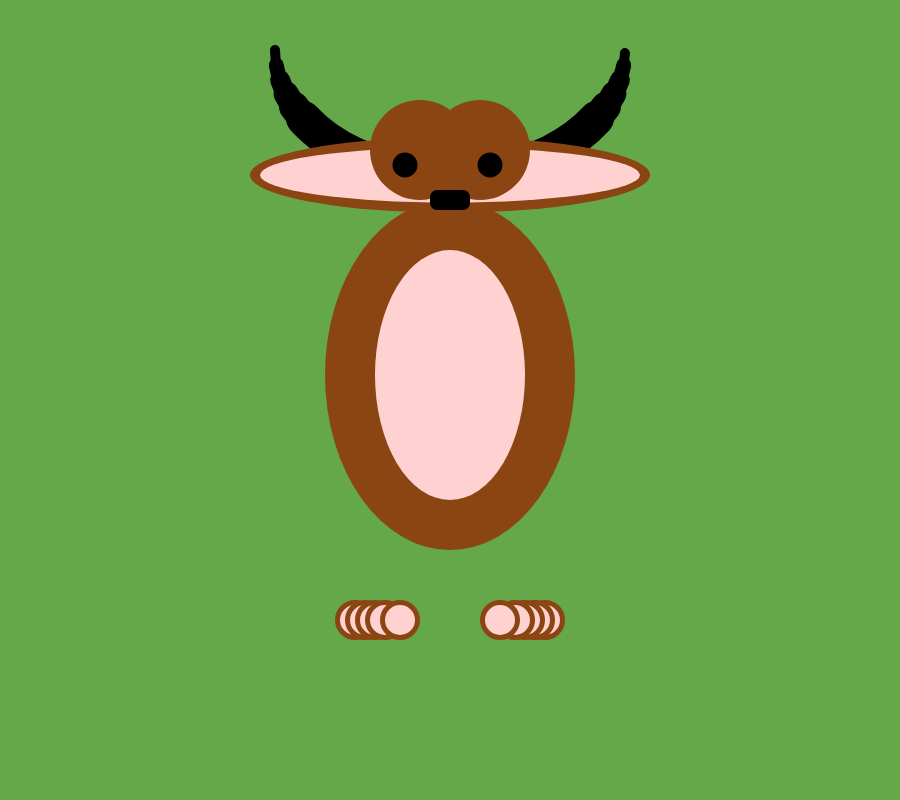
Frame 1 (no input)
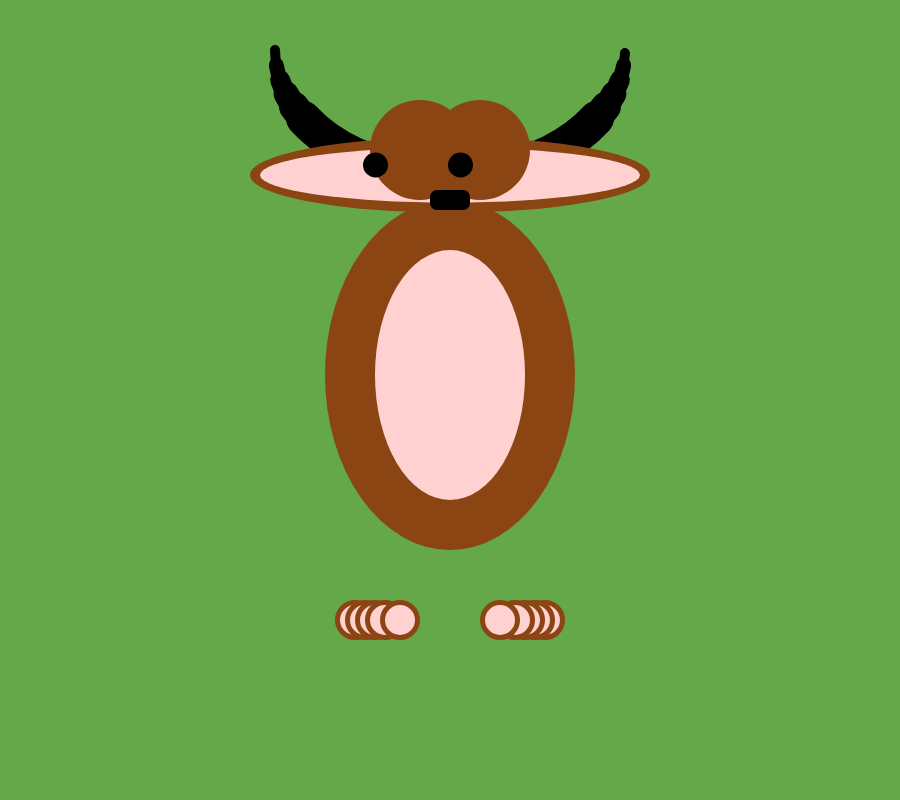
Frame 60 (no input)
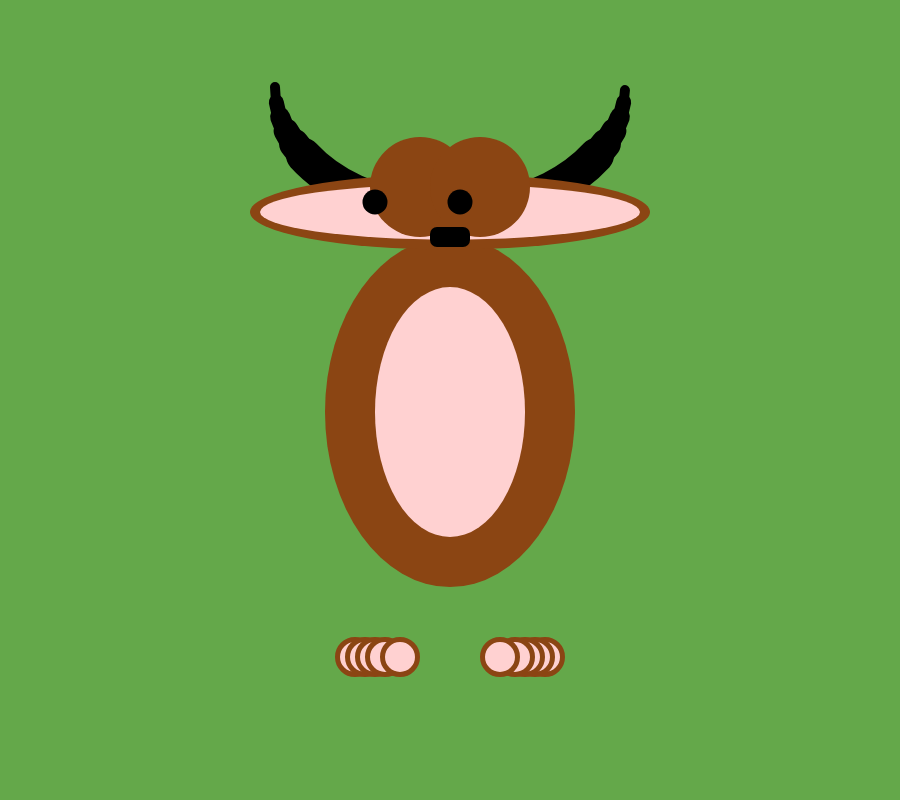
Frame 120 (the mouse pressed at the canvas centre since frame 60)

The p5.js sketch that drew these frames (run headless with seeded random() and noise() and a simulated clock; from frame 60 on, the mouse is pressed at the canvas centre):

// p5.js sketch
// ── sketch.js
// MONSTER
var page = 0; // sets page to be displayed
var eyeDirection = 0; // sets eye val at zero
var jumpValue = 0; // value added to y-pos of monster 
var jumpDir = 1; // speed and direction monster moving

function setup() {
  createCanvas(900, 800); // creates a vertical rectangle canvas

  rectMode(CENTER); // sets rects to be drawn from the center
  angleMode(DEGREES);
}

function draw() {
  background(100, 168, 74); // sets the background color to green
  monster(450, 150 + jumpValue); // draws the monster at 225, 150

  if (page == 0) {
    if (mouseX > 225) { // add code here to move eyes
      eyeDirection = eyeDirection + 0.5;
      eyeDirection = min(eyeDirection, 50);

    } else {
      eyeDirection = eyeDirection - 0.5;
      eyeDirection = max(eyeDirection, -50);
    }
  } else {
    jumpValue = jumpValue - jumpDir // add code here to jump
    if (jumpValue > 100 || jumpValue < -10) {
      jumpDir = jumpDir * -1;
    }
  }
}
// mousePressed function lives outside draw and doesn't need call
function mousePressed() {
  page = 1 - page;

}

// draws a monster at the x,y location passed
// this monster includes a body, head, and wheels
function monster(x, y) {
  horns(x, y);
  body(x, y + 180);
  head(x, y);
  legs(x, y + 450);
  tail(x, y);

}

// draws the body of the monster at thhe x, y location
function body(x, y) {
  noStroke();
  fill(139, 69, 19);
  ellipse(x, y + 45, 250, 350); // belly
  //rect(x, y - 100, 70, 150); // narrow neck
  fill(255, 209, 209); // pink
  ellipse(x, y + 45, 150, 250); // belly


}

function horns(x, y) {
  // draw smile u  
  noFill();
  stroke(0);
  strokeWeight(10);
  arc(x, y - 100, 350, 250, 1, 180);
  strokeWeight(15);
  arc(x, y - 100, 350, 250, 5, 175);
  strokeWeight(20);
  arc(x, y - 100, 350, 250, 10, 170);
  strokeWeight(25);
  arc(x, y - 100, 350, 250, 15, 165);
  strokeWeight(30);
  arc(x, y - 100, 350, 250, 20, 160);
  strokeWeight(35);
  arc(x, y - 100, 350, 250, 25, 155);
}
// draws the head at the x, y location
// the head includes the ears and the eyes
function head(x, y) {
  ears(x, y);
  fill(139, 69, 19); // brown
  //ellipse(x, y + 50, 250, 150, 7); // main head
  ellipse(x - 30, y, 100, 100); // forehead
  ellipse(x + 30, y, 100, 100); // forehead
  eyes(x + eyeDirection, y); // calls eye function
  rect(x, y + 50, 40, 20, 7);
}

// draws the ears at the x, y location
function ears(x, y) {
  fill(139, 69, 19); // brown
  ellipse(x, y + 25, 400, 75);
  fill(255, 209, 209); // pink
  ellipse(x, y + 25, 380, 55);
}

// draws the eyes at the x, y location
function eyes(x, y) {
  noStroke();
  // fill(183, 255, 229);
  // // outside part of eyes
  // fill(209, 153, 185);
  // ellipse(x + 40, y + 15, 55, 55);
  // ellipse(x - 45, y + 15, 55, 55);
  // // middle part of eyes
  // fill(225, 225, 225);
  // ellipse(x + 40, y + 15, 40, 40);
  // ellipse(x - 45, y + 15, 40, 40);
  // inner part of eyes
  fill(0);
  ellipse(x + 40, y + 15, 25, 25);
  ellipse(x - 45, y + 15, 25, 25);
}

// draws the wheels at the x, y location
function legs(x, y) {
  stroke(139, 69, 19);
  strokeWeight(5);
  line(x - 15, y + 475, x - 50, y + 330);
  line(x + 15, y + 475, x + 50, y + 330);
  
  toes(x + 95, y + 20);
  toes(x - 95, y + 20);
  toes(x + 85, y + 20);
  toes(x - 85, y + 20);
  toes(x + 75, y + 20);
  toes(x - 75, y + 20);
  toes(x + 65, y + 20);
  toes(x - 65, y + 20);
  toes(x + 50, y + 20);
  toes(x - 50, y + 20);





}

// draws toes on feet
function toes(x, y) {
  stroke(139, 69, 19);
  fill(255, 209, 209);
  strokeWeight(5);
  ellipse(x, y, 35, 35);
}

function tail(x, y) {
  noFill();
  stroke(255, 102, 0);
  // for (var i = 0; i < 200; i += 20) {
  //   bezier(x, y + 250, x -400, y +200, x -200, y +600, mouseX + i, 790);
  // }
}

//RECT HOVER
// function setup() {
//   createCanvas(400, 400);
//   noStroke();
// }

// function draw() {
//   background(204);
//   rect(100, 200, 180, 160);

//   if (mouseX > 100 && mouseX < 280 && mouseY > 200 && mouseY < 360) {
//     fill(0);
//   } else {
//     fill(255);
//   }
// }



//DRAWS WITH ELLIPSE
// function setup() {
//   createCanvas(500, 500);
//   background(255, 0, 0);
// }

// function draw() {
//   ellipse(mouseX, mouseY, 25, 25);
// }

// function mousePressed() {
//   fill(random(255), random(255), random(255));
// }



// DRAWS LINE FROM MOUSE TO POINT
// function setup() {
//   createCanvas(500, 500);
//   background(0, 0, 255);
// }

// function draw() {
//   if(mouseIsPressed) {
//     stroke(255, 255, 255);
//     line(150, 150, mouseX, mouseY);
//   }
// }


// GROWING ELLIPSE WHEN MOUSE IN CIRCLE
// var x = 250;
// var y = 250;
// var w = 50;

// function setup() {
//   createCanvas(500, 500);
//   background(255);
//   noStroke();
// }

// function draw() {
//   background(255);
//   fill(120);
//   ellipse(x, y, w, w);
//   distance = dist(x, y, mouseX, mouseY);
//   if (distance < w / 2) {
//     w = w + 1; 
//   } else {
//     w = 50;  
//   }
// }
